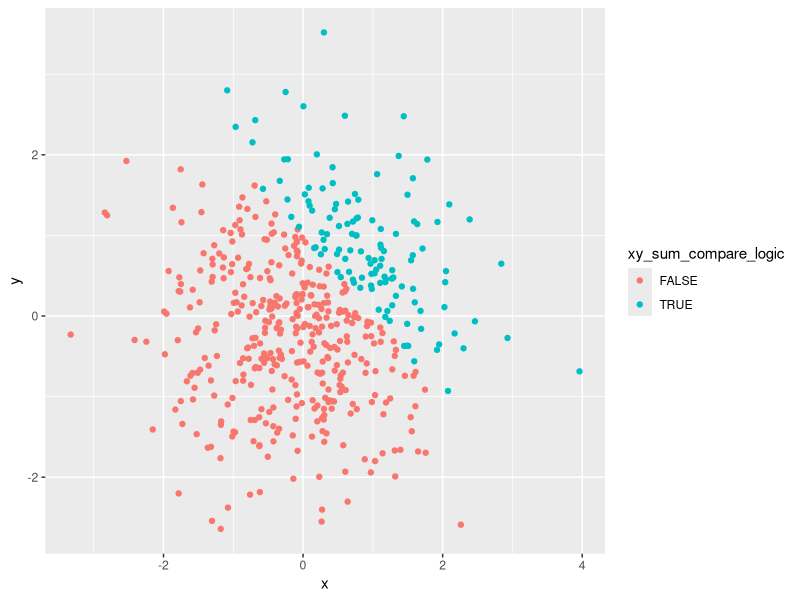
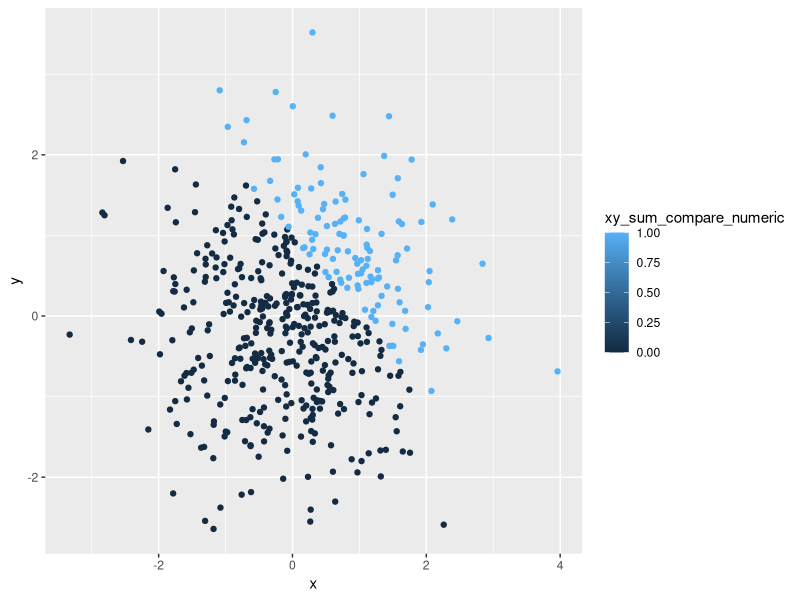
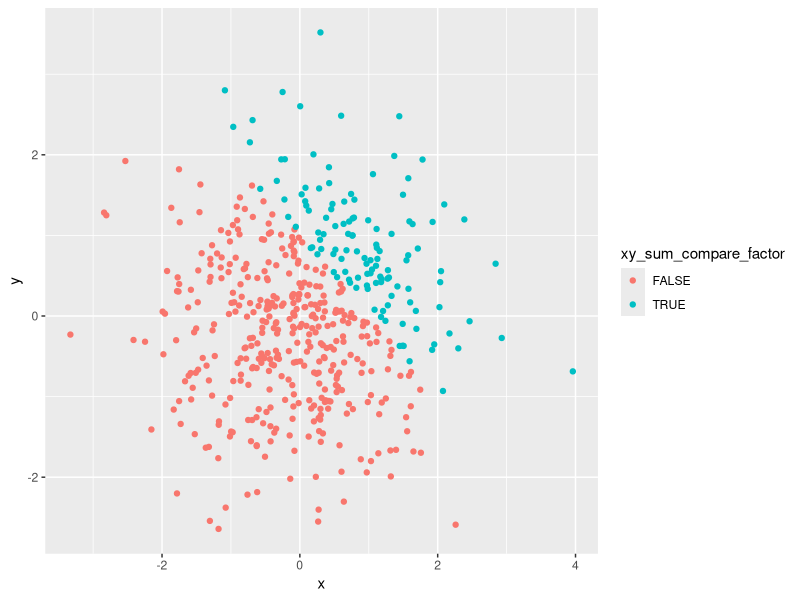
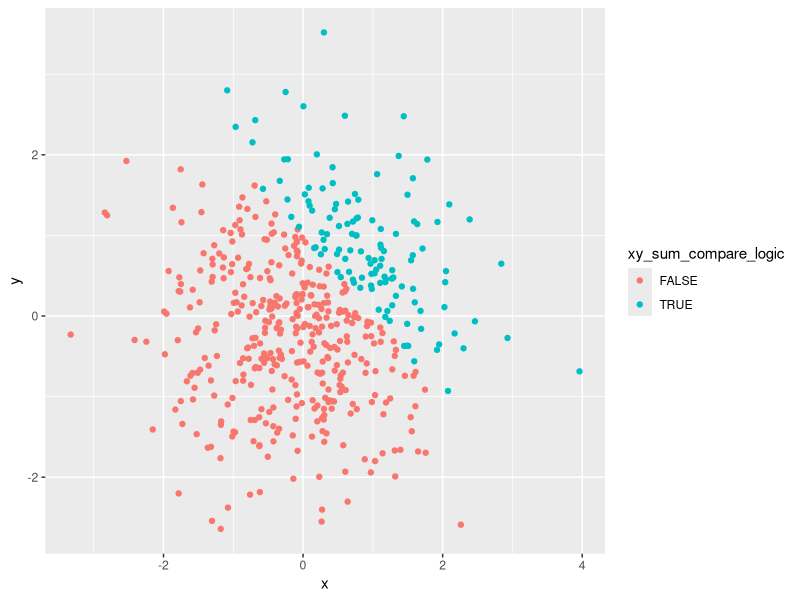

Here is the R script that generated these plots, in order:
## ---- chunk 1
library(tidyverse)

# data frame for problem 1
p1_df = tibble(                  
  norm_samp = rnorm(8),
  norm_samp_pos = norm_samp > 0,
  character_vector = LETTERS[1:8],
  factor_level = gl(3, 3, length = 8, labels = c("X", "Y", "Z"))
)
## ---- chunk 2
mean(pull(p1_df, norm_samp))
mean(pull(p1_df, norm_samp_pos))
mean(pull(p1_df, character_vector))
mean(pull(p1_df, factor_level))
## ---- chunk 3
# Convert the logical vector to numeric, and multiply the random sample by the result:

as.numeric(pull(p1_df, norm_samp_pos)) * pull(p1_df, norm_samp)

# Convert the logical vector to a factor, and multiply the random sample by the result:

factor(pull(p1_df, norm_samp_pos)) * pull(p1_df, norm_samp)

# Convert the logical vector to a factor and then convert the result to numeric, and 
# multiply the random sample by the result:

factor_samp_pos = factor(pull(p1_df, norm_samp_pos))
as.numeric(factor_samp_pos) * pull(p1_df, norm_samp)
## ---- chunk 4
# data frame for problem 2
p2_df = tibble(                  
  x = rnorm(500),
  y = rnorm(500),
  xy_sum_compare_logic = x + y > 1,
  xy_sum_compare_numeric = as.numeric(xy_sum_compare_logic),
  xy_sum_compare_factor = factor(xy_sum_compare_logic)
)
## ---- chunk 5
# color points using the logical variable

plot_1 = ggplot(p2_df, aes(x = x, y = y, color = xy_sum_compare_logic)) + geom_point()

# color points using the numeric variable

plot_2 = ggplot(p2_df, aes(x = x, y = y, color = xy_sum_compare_numeric)) + geom_point()

# color points using the factor variable

plot_3 = ggplot(p2_df, aes(x = x, y = y, color = xy_sum_compare_factor)) + geom_point()
## ---- chunk 6
plot_1
plot_2
plot_3
## ---- chunk 7
ggsave('./hw1_scatterplot.png', plot = plot_1)
